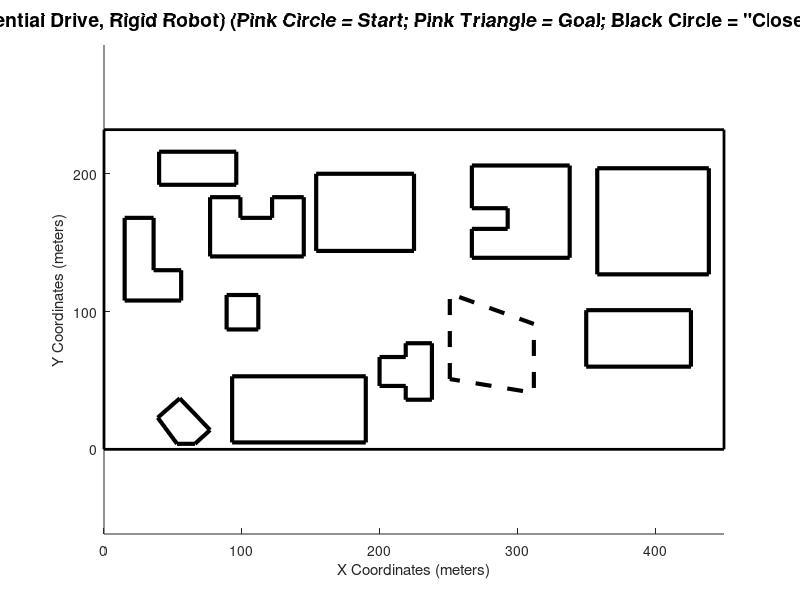

The MATLAB script that drew this image: (Note: this script raises an error after producing the figure.)
%%%
% Chris Wheatley, Shelly Bagchi
% ENPM661 Spring 2020
% Project #5 

%close all; 
clear;

% % Solicit input node configuration from user
% fprintf('\n');
% prompt = 'Enter x,y START node location in meters and starting orientation in deg. (e.g. [1,1,30]): ';
% start_node = input(prompt);
% fprintf('\n');
% 
% % Solicit goal node configuration from user
% fprintf('\n');
% prompt1 = 'Enter x,y GOAL node location in meters (e.g. [10,9]): ';
% goal_node = input(prompt1);
% fprintf('\n');
% 
% % Calulated Paramaters From Datasheet
% r=(354/2)/1000;
% L=2*r;
% wheelLength=pi*(76/1000);
% wheelRad=(76/2)/1000;
% 
% % Solicit obstacle clearance from user
% fprintf('\n');
% prompt3 = 'Enter obstacle clearance (meters): ';
% c = input(prompt3);
% fprintf('\n');
% 
% % Solicit wheel RPMs from user
% fprintf('\n');
% prompt3 = 'Enter wheel RPMs [rpm1, rpm2]: ';
% rpms = input(prompt3);
% fprintf('\n');

xmin=0; ymin=0;
xmax=450; ymax=232;
fig=figure; hold on; axis equal;
% Define black border around action movement area
h_border=line([xmin xmax xmax xmin xmin],[ymin ymin ymax ymax ymin],'Color','black','LineWidth',2);
xlabel('X Coordinates (meters)'); ylabel('Y Coordinates (meters)');
title('Scenario 1 RRT (Differential Drive, Rigid Robot) (Pink Circle = Start; Pink Triangle = Goal; Black Circle = "Close Enough to Goal" Region)','FontSize',14);

xl = [xmin xmax]; 
yl = [ymin ymax];

air_density = 1205; % Dry air near sea level in g/m^3
concrete_density = 3150000; % Density of concrete in g/m^3
steel_density = 7190000; % Density of steel in g/m^3
global x_source y_source
%x_source=400;
%y_source=218;
x_source=25;
y_source=225;

%%%%%%%%%%%%%%%%%%%%%%% START of SHELLY/LU's EDITS %%%%%%%%%%%%%%%%%%%%%%%%%
global map_height map_width X Y
map_height=232; %m
map_width=450; %m
[X,Y]=meshgrid([1:1:map_width],[1:1:map_height]); %#ok<NBRAK>
X=flip(X);
Y=flip(Y);

% Define vertices of every obstacle
h1=line([15 15 36 36 56 56 15],[108 168 168 130 130 108 108],'Color','black','LineWidth',3);
h2=line([40 40 96 96 40],[192 216 216 192 192],'Color','black','LineWidth',3);
h3=line([89 89 112 112 89],[87 112 112 87 87],'Color','black','LineWidth',3);
h4=line([77 77 99 99 122 122 145 145 77],[140 183 183 168 168 183 183 140 140],'Color','black','LineWidth',3);
h5=line([93 93 190 190 93],[5 53 53 5 5],'Color','black','LineWidth',3);
h6=line([154 154 225 225 154],[144 200 200 144 144],'Color','black','LineWidth',3);
h7=line([350 350 426 426 350],[60 101 101 60 60],'Color','black','LineWidth',3);
h8=line([219 219 200 200 219 219 238 238 219],[36 46 46 67 67 77 77 36 36],'Color','black','LineWidth',3);
h9=line([267 267 293 293 267 267 338 338 267],[139 160 160 175 175 206 206 139 139],'Color','black','LineWidth',3);
h10=line([358 358 439 439 358],[127 204 204 127 127],'Color','black','LineWidth',3);
h11=line([53 39 55 77 66 53],[4 23 37 14 4 4],'Color','black','LineWidth',3);
h12=line([251 251 312 312 251],[51 113 91 41 51],'Color','black','LineWidth',3,'LineStyle','--');
fill(h1.XData,h1.YData,'w')
fill(h2.XData,h2.YData,'w')
fill(h3.XData,h3.YData,'w')
fill(h4.XData,h4.YData,'w')
fill(h5.XData,h5.YData,'w')
fill(h6.XData,h6.YData,'w')
fill(h7.XData,h7.YData,'w')
fill(h8.XData,h8.YData,'w')
fill(h9.XData,h9.YData,'w')
fill(h10.XData,h10.YData,'w')
fill(h11.XData,h11.YData,'w')
fill(h12.XData,h12.YData,'w')

% Find x,y centroid of each obstacle
[x1,y1]=calc_polygon_center(h1.XData,h1.YData);
[x2,y2]=calc_polygon_center(h2.XData,h2.YData);
[x3,y3]=calc_polygon_center(h3.XData,h3.YData);
[x4,y4]=calc_polygon_center(h4.XData,h4.YData);
[x5,y5]=calc_polygon_center(h5.XData,h5.YData);
[x6,y6]=calc_polygon_center(h6.XData,h6.YData);
[x7,y7]=calc_polygon_center(h7.XData,h7.YData);
[x8,y8]=calc_polygon_center(h8.XData,h8.YData);
[x9,y9]=calc_polygon_center(h9.XData,h9.YData);
[x10,y10]=calc_polygon_center(h10.XData,h10.YData);
[x11,y11]=calc_polygon_center(h11.XData,h11.YData);
[x12,y12]=calc_polygon_center(h12.XData,h12.YData);

% Find distances from every vertex to center
dist1=sqrt(((h1.XData-x1).^2)+((h1.YData-y1).^2));
dist2=sqrt(((h2.XData-x2).^2)+((h2.YData-y2).^2));
dist3=sqrt(((h3.XData-x3).^2)+((h3.YData-y3).^2));
dist4=sqrt(((h4.XData-x4).^2)+((h4.YData-y4).^2));
dist5=sqrt(((h5.XData-x5).^2)+((h5.YData-y5).^2));
dist6=sqrt(((h6.XData-x6).^2)+((h6.YData-y6).^2));
dist7=sqrt(((h7.XData-x7).^2)+((h7.YData-y7).^2));
dist8=sqrt(((h8.XData-x8).^2)+((h8.YData-y8).^2));
dist9=sqrt(((h9.XData-x9).^2)+((h9.YData-y9).^2));
dist10=sqrt(((h10.XData-x10).^2)+((h10.YData-y10).^2));
dist11=sqrt(((h11.XData-x11).^2)+((h11.YData-y11).^2));
dist12=sqrt(((h12.XData-x12).^2)+((h12.YData-y12).^2));

% Calc effective radius
rad1=1.1*max(dist1);
rad2=1.1*max(dist2);
rad3=1.1*max(dist3);
rad4=1.1*max(dist4);
rad5=1.1*max(dist5);
rad6=1.1*max(dist6);
rad7=1.1*max(dist7);
rad8=1.1*max(dist8);
rad9=1.1*max(dist9);
rad10=1.1*max(dist10);
rad11=1.1*max(dist11);
rad12=1.1*max(dist12);

cesium_137=[0.662,8.04e-6,  7.065e-6, 0.6,0.8];
concrete  =[0.662,8.062e-6, 6.083e-6, 0.6,0.8];
steel     =[0.323,2.875e-6, 2.953e-6, 0.3,0.4];
interaction_coefficient=extrapolation(cesium_137);
interaction_coefficient_concrete=extrapolation(concrete);
interaction_coefficient_steel=extrapolation(steel);
total_miu=interaction_coefficient*air_density; % 1/m
total_miu_concrete=interaction_coefficient_concrete*concrete_density; % 1/m
total_miu_steel=interaction_coefficient_steel*steel_density;
total_miu_steel_air=interaction_coefficient_steel*air_density;

R=zeros(map_height, map_width);
R1=zeros(map_height, map_width);
R2=zeros(map_height, map_width);
R3=zeros(map_height, map_width);
R4=zeros(map_height, map_width);
R5=zeros(map_height, map_width);
R6=zeros(map_height, map_width);
R7=zeros(map_height, map_width);
R8=zeros(map_height, map_width);
R9=zeros(map_height, map_width);
R10=zeros(map_height, map_width);
R11=zeros(map_height, map_width);
R12=zeros(map_height, map_width);

for rows=1:1:map_height
    for cols=1:1:map_width
        R(rows,cols)=sqrt(((Y(rows,cols)-y_source)^2)+((X(rows,cols)-x_source)^2));
        R1(rows,cols)=sqrt(((Y(rows,cols)-y1)^2)+((X(rows,cols)-x1)^2));
        R2(rows,cols)=sqrt(((Y(rows,cols)-y2)^2)+((X(rows,cols)-x2)^2));
        R3(rows,cols)=sqrt(((Y(rows,cols)-y3)^2)+((X(rows,cols)-x3)^2));
        R4(rows,cols)=sqrt(((Y(rows,cols)-y4)^2)+((X(rows,cols)-x4)^2));
        R5(rows,cols)=sqrt(((Y(rows,cols)-y5)^2)+((X(rows,cols)-x5)^2));
        R6(rows,cols)=sqrt(((Y(rows,cols)-y6)^2)+((X(rows,cols)-x6)^2));
        R7(rows,cols)=sqrt(((Y(rows,cols)-y7)^2)+((X(rows,cols)-x7)^2));
        R8(rows,cols)=sqrt(((Y(rows,cols)-y8)^2)+((X(rows,cols)-x8)^2));
        R9(rows,cols)=sqrt(((Y(rows,cols)-y9)^2)+((X(rows,cols)-x9)^2));
        R10(rows,cols)=sqrt(((Y(rows,cols)-y10)^2)+((X(rows,cols)-x10)^2));
        R11(rows,cols)=sqrt(((Y(rows,cols)-y11)^2)+((X(rows,cols)-x11)^2));
        R12(rows,cols)=sqrt(((Y(rows,cols)-y12)^2)+((X(rows,cols)-x12)^2));
    end
end

% Back up Rs to use with obs12 later
R1_12 = R1;
R2_12 = R2;
R3_12 = R3;
R4_12 = R4;
R5_12 = R5;
R6_12 = R6;
R7_12 = R7;
R8_12 = R8;
R9_12 = R9;
R10_12 = R10;
R11_12 = R11;

% % Main source attenuation
% Calculate parameters for bisecting line perpendicular to source
[a1,b1] = findLinePts(x1,y1);
[a2,b2] = findLinePts(x2,y2);
[a3,b3] = findLinePts(x3,y3);
[a4,b4] = findLinePts(x4,y4);
[a5,b5] = findLinePts(x5,y5);
[a6,b6] = findLinePts(x6,y6);
[a7,b7] = findLinePts(x7,y7);
[a8,b8] = findLinePts(x8,y8);
[a9,b9] = findLinePts(x9,y9);
[a10,b10] = findLinePts(x10,y10);
[a11,b11] = findLinePts(x11,y11);

% Find boolean matrix for each obstacle
isLeft1 = isLeft(a1,b1);
isLeft2 = isLeft(a2,b2);
isLeft3 = isLeft(a3,b3);
isLeft4 = isLeft(a4,b4);
isLeft5 = isLeft(a5,b5);
isLeft6 = isLeft(a6,b6);
isLeft7 = isLeft(a7,b7);
isLeft8 = isLeft(a8,b8);
isLeft9 = isLeft(a9,b9);
isLeft10 = isLeft(a10,b10);
isLeft11 = isLeft(a11,b11);

% Find direction of source from each obstacle
% 1=left, 0=right
sourceDir1 = isLeft1(ymax-y_source, x_source);
sourceDir2 = isLeft2(ymax-y_source, x_source);
sourceDir3 = isLeft3(ymax-y_source, x_source);
sourceDir4 = isLeft4(ymax-y_source, x_source);
sourceDir5 = isLeft5(ymax-y_source, x_source);
sourceDir6 = isLeft6(ymax-y_source, x_source);
sourceDir7 = isLeft7(ymax-y_source, x_source);
sourceDir8 = isLeft8(ymax-y_source, x_source);
sourceDir9 = isLeft9(ymax-y_source, x_source);
sourceDir10 = isLeft10(ymax-y_source, x_source);
sourceDir11 = isLeft11(ymax-y_source, x_source);

% Zero out values on source side of obstacle
% R1(isLeft1==1)=0;
R1(isLeft1==sourceDir1)=0;
R2(isLeft2==sourceDir2)=0;
R3(isLeft3==sourceDir3)=0;
R4(isLeft4==sourceDir4)=0;
R5(isLeft5==sourceDir5)=0;
R6(isLeft6==sourceDir6)=0;
R7(isLeft7==sourceDir7)=0;
R8(isLeft8==sourceDir8)=0;
R9(isLeft9==sourceDir9)=0;
R10(isLeft10==sourceDir10)=0;
R11(isLeft11==sourceDir11)=0;

% Threshold at attenuation "radius"
R1(R1>rad1)=0;
R2(R2>rad2)=0;
R3(R3>rad3)=0;
R4(R4>rad4)=0;
R5(R5>rad5)=0;
R6(R6>rad6)=0;
R7(R7>rad7)=0;
R8(R8>rad8)=0;
R9(R9>rad9)=0;
R10(R10>rad10)=0;
R11(R11>rad11)=0;
% R12(R12<rad12)=0;

% % Obstacle 12 attenuation
% Calculate parameters for bisecting line perpendicular to 12
[a1,b1] = findLinePts(x1,y1, x12,y12);
[a2,b2] = findLinePts(x2,y2, x12,y12);
[a3,b3] = findLinePts(x3,y3, x12,y12);
[a4,b4] = findLinePts(x4,y4, x12,y12);
[a5,b5] = findLinePts(x5,y5, x12,y12);
[a6,b6] = findLinePts(x6,y6, x12,y12);
[a7,b7] = findLinePts(x7,y7, x12,y12);
[a8,b8] = findLinePts(x8,y8, x12,y12);
[a9,b9] = findLinePts(x9,y9, x12,y12);
[a10,b10] = findLinePts(x10,y10, x12,y12);
[a11,b11] = findLinePts(x11,y11, x12,y12);

% Find boolean matrix for each obstacle
isLeft1 = isLeft(a1,b1);
isLeft2 = isLeft(a2,b2);
isLeft3 = isLeft(a3,b3);
isLeft4 = isLeft(a4,b4);
isLeft5 = isLeft(a5,b5);
isLeft6 = isLeft(a6,b6);
isLeft7 = isLeft(a7,b7);
isLeft8 = isLeft(a8,b8);
isLeft9 = isLeft(a9,b9);
isLeft10 = isLeft(a10,b10);
isLeft11 = isLeft(a11,b11);

% Zero out values on source side of obstacle
R1_12(isLeft1==0)=0;
R2_12(isLeft2==0)=0;
R3_12(isLeft3==0)=0;
R4_12(isLeft4==0)=0;
R5_12(isLeft5==0)=0;
R6_12(isLeft6==0)=0;
R7_12(isLeft7==1)=0;
R8_12(isLeft8==0)=0;
R9_12(isLeft9==1)=0;
R10_12(isLeft10==1)=0;
R11_12(isLeft11==0)=0;

% Threshold at attenuation "radius"
R1_12(R1_12>rad1)=0;
R2_12(R2_12>rad2)=0;
R3_12(R3_12>rad3)=0;
R4_12(R4_12>rad4)=0;
R5_12(R5_12>rad5)=0;
R6_12(R6_12>rad6)=0;
R7_12(R7_12>rad7)=0;
R8_12(R8_12>rad8)=0;
R9_12(R9_12>rad9)=0;
R10_12(R10_12>rad10)=0;
R11_12(R11_12>rad11)=0;

% % Calculate exposures and attenuations
source_strength=(9.45601235e17)./(4.*pi.*R.^2);
source_strength_steel = (9.45601235e17)./(4.*pi.*R12.^2);

% Attenuation of original source only
attenuation_at_R =exp(-total_miu.*abs(R));

attenuation_at_R1=exp(-total_miu_concrete.*abs(R1));
attenuation_at_R2=exp(-total_miu_concrete.*abs(R2));
attenuation_at_R3=exp(-total_miu_concrete.*abs(R3));
attenuation_at_R4=exp(-total_miu_concrete.*abs(R4));
attenuation_at_R5=exp(-total_miu_concrete.*abs(R5));
attenuation_at_R6=exp(-total_miu_concrete.*abs(R6));
attenuation_at_R7=exp(-total_miu_concrete.*abs(R7));
attenuation_at_R8=exp(-total_miu_concrete.*abs(R8));
attenuation_at_R9=exp(-total_miu_concrete.*abs(R9));
attenuation_at_R10=exp(-total_miu_concrete.*abs(R10));
attenuation_at_R11=exp(-total_miu_concrete.*abs(R11));

attenuation_at_R12=exp(-total_miu_steel_air.*abs(R12));
% attenuation_at_R12=exp(-.001.*abs(R12));

concrete_attenuation_1=attenuation_at_R1+attenuation_at_R2+attenuation_at_R3+attenuation_at_R4+attenuation_at_R5+attenuation_at_R6+attenuation_at_R7+attenuation_at_R8+attenuation_at_R9+attenuation_at_R10+attenuation_at_R11;
% Remove some overlapping areas of 0s (which became 1 after exp) to prevent affecting entire map
% concrete_attenuation_1(concrete_attenuation_1==11)=1;
concrete_attenuation_1(concrete_attenuation_1==10)=1;

% Attenuation of Obstacle 12 only
attenuation_at_R1=exp(-total_miu_concrete.*abs(R1_12));
attenuation_at_R2=exp(-total_miu_concrete.*abs(R2_12));
attenuation_at_R3=exp(-total_miu_concrete.*abs(R3_12));
attenuation_at_R4=exp(-total_miu_concrete.*abs(R4_12));
attenuation_at_R5=exp(-total_miu_concrete.*abs(R5_12));
attenuation_at_R6=exp(-total_miu_concrete.*abs(R6_12));
attenuation_at_R7=exp(-total_miu_concrete.*abs(R7_12));
attenuation_at_R8=exp(-total_miu_concrete.*abs(R8_12));
attenuation_at_R9=exp(-total_miu_concrete.*abs(R9_12));
attenuation_at_R10=exp(-total_miu_concrete.*abs(R10_12));
attenuation_at_R11=exp(-total_miu_concrete.*abs(R11_12));

concrete_attenuation_2=attenuation_at_R1+attenuation_at_R2+attenuation_at_R3+attenuation_at_R4+attenuation_at_R5+attenuation_at_R6+attenuation_at_R7+attenuation_at_R8+attenuation_at_R9+attenuation_at_R10+attenuation_at_R11;
% concrete_attenuation_2(concrete_attenuation_2==11)=1;
% concrete_attenuation_2(concrete_attenuation_2==10)=1;

response_function=1.835e-3*cesium_137(1)*interaction_coefficient;
response_function_steel=1.835e-3*steel(1)*interaction_coefficient_steel;
Exposure_rate=response_function.*source_strength.*attenuation_at_R;

% Exposure2=Exposure_rate.*attenuation_at_R1.*attenuation_at_R2.*attenuation_at_R3.*attenuation_at_R4.*attenuation_at_R5.*attenuation_at_R6.*attenuation_at_R7.*attenuation_at_R8.*attenuation_at_R9.*attenuation_at_R10.*attenuation_at_R11;
% Exposure_steel=response_function_steel.*source_strength_steel.*attenuation_at_R12;
%  Add 1/8 factor here?  e.g. 0.125*source_strength_steel
Exposure_rate_steel=response_function_steel.*(0.25*source_strength_steel).*attenuation_at_R12;

%Exposure=(Exposure_rate+Exposure_rate_steel).*concrete_attenuation_1;
Exposure=Exposure_rate.*concrete_attenuation_1;
Exposure_steel=Exposure_rate_steel.*concrete_attenuation_2;
Total_Exposure = Exposure + Exposure_steel;
% For display only - do not use these values for algorithm
Exposure_log = log(Total_Exposure);

%%%%%%%%%%%%%%%%%%%%% END of SHELLY/LU's EDITS %%%%%%%%%%%%%%%%%%%%
%%%

hold on;
hh=surf(X,Y,Exposure_log,'FaceAlpha',.5,'EdgeAlpha',.5);
c = colorbar;
c.Label.String = "Log of Exposure Values";
view(2)
xlim([xmin xmax]); 
ylim([ymin ymax]);
hold on; 
z = get(hh,'ZData');
set(hh,'ZData',z-19)

% We should use the real exposures for the algorithm, not the logs.  
% Is it not working with the regular values?
Total_Exposure=flip(Total_Exposure)';
%Total_Exposure=flip(Exposure_log)';

%%% TEMP (make user inputs)
start_node=[425,12,0];
goal_node=[x_source,y_source];
%goal_node=[40,90];
r=0.3;
c=4;
rpms=[8,8];
wheelRad=.3;
L=0.6;
weight_exposure=0.7;
weight_dist=0.3;

%%% TEMP (make user inputs)

Obstacles=[h1 h2 h3 h4 h5 h6 h7 h8 h9 h10 h11 h12];
startInObstacle = obstacleCheckRigid(Obstacles,start_node,r,c);
goalInObstacle = obstacleCheckRigid(Obstacles,goal_node,r,c);

if or(startInObstacle==1,or(or(start_node(1)>xmax,start_node(1)<xmin),or(start_node(2)>ymax,start_node(2)<ymin)))
    outside_obs_start=1;
    while or(or(outside_obs_start==1,or(or(start_node(1)>xmax,start_node(1)<xmin),or(start_node(2)>ymax,start_node(2)<ymin))),or(start_node(1)==0,start_node(2)==0))
        % Display message if start node falls outside of action space 
        fprintf('\n');
        disp('INVALID START NODE LOCATION!');
        fprintf('\n');
        prompt = 'Enter new x,y STARTING node location (e.g. [0,0,30]), relative to bottom left corner of action space: ';
        start_node = input(prompt);
        outside_obs_start = obstacleCheckRigid(Obstacles,start_node,r,c);
    end
end

if or(goalInObstacle==1,or(or(goal_node(1)>xmax,goal_node(1)<xmin),or(goal_node(2)>ymax,goal_node(2)<ymin)))
    outside_obs_goal=1;
    while or(outside_obs_goal==1,or(or(goal_node(1)>xmax,goal_node(1)<xmin),or(goal_node(2)>ymax,goal_node(2)<ymin)))
        % Display message if goal node falls outside of action space 
        fprintf('\n');
        disp('INVALID GOAL NODE LOCATION!');
        fprintf('\n');
        prompt = 'Enter new x,y GOAL node location (e.g. [10,9]), relative to bottom left corner of action space: ';
        goal_node = input(prompt);
        outside_obs_goal = obstacleCheckRigid(Obstacles,goal_node,r,c);
    end
end

%%%

% Start program run timer
tic

% Plot yellow circle around goal node, representing distance
% threshold/margin
th = 0:pi/50:2*pi;
x_circle = 4 * cos(th) + goal_node(1);
y_circle = 4 * sin(th) + goal_node(2);
plot(x_circle, y_circle,'k-','LineWidth',3);
%fill(x_circle, y_circle, 'y');
drawnow

% Plot start and end point
plot(start_node(1), start_node(2),'mo','MarkerFaceColor','m');
plot(goal_node(1), goal_node(2),'m^','MarkerFaceColor','m');
uistack(fig,'top');

start_node(3)=start_node(3)*(pi/180);
% Initialize start node info
Nodes(1).x=start_node(1);
Nodes(1).y=start_node(2);
Nodes(1).Explored=0;
Nodes(1).ParentID=0;
Nodes(1).Theta=wrapTo2Pi(start_node(3));
Nodes(1).ID=1;
Nodes(1).Cost2Go=sqrt((abs(start_node(1)-goal_node(1))^2)+(abs(start_node(2)-goal_node(2))^2))+Total_Exposure(Nodes(1).x,Nodes(1).y);
Nodes(1).TotalCost=Nodes(1).Cost2Go+Total_Exposure(start_node(1),start_node(2));
Nodes(1).interpsX=0;
Nodes(1).interpsY=0;
Nodes(1).LeftRPM=0;
Nodes(1).RightRPM=0;

% Convert angle to 0-2*pi scale
start_node(3)=wrapTo2Pi(start_node(3));

% Toggle that states goal node has not been explored
goal_node_explored=0;

% Initialize node ID counter and Parent ID counter
i=1;
ParentIdx=1;

rpm_vals{1}=[0,rpms(1)];
rpm_vals{2}=[rpms(1),0];
rpm_vals{3}=[rpms(1),rpms(1)];
rpm_vals{4}=[0,rpms(2)];
rpm_vals{5}=[rpms(2),0];
rpm_vals{6}=[rpms(2),rpms(2)];
rpm_vals{7}=[rpms(1),rpms(2)];
rpm_vals{8}=[rpms(2),rpms(1)];
n=length(rpm_vals);

Xs=[]; Ys=[];
xx=start_node(1); yy=start_node(2);
startAngle=start_node(3);
firstIteration=1;
T=[];


% While goal node HAS NOT BEEN EXPLORED, perform RRT
while goal_node_explored==0
    cost_ref=1000000000;
    if firstIteration==1
        firstIteration=0;
        firstIteration1=1;
        xmin1=xmin;
        xmax1=xmax;
        randX=xmin1+rand(1,1)*(xmax1-xmin1);
        ymin1=ymin;
        ymax1=ymax;
        randY=ymin1+rand(1,1)*(ymax1-ymin1);
        h_tmp=plot(randX,randY,'ro','MarkerSize',10,'MarkerFaceColor','r');
    else      
        delete(h_tmp); delete(h_tmp2);
        % Sort unexplored nodes by lowest total cost
        T = struct2table(Nodes); % convert the struct array to a table
        sortedT = sortrows(T, 'TotalCost'); % sort the table by 'TotalCost'
        toDelete = sortedT.Explored == 1;
        sortedT(toDelete,:) = [];
        sortedS = table2struct(sortedT); % change it back to struct array if necessary
        % Extract first node in the sorted queue
        if isempty(sortedS)==1
            fprintf('\n\n PROGRAM TERMINATED! NO FURTHER ACTIONS POSSIBLE! (interference w/obstacles or map boundary)')
            return 
        else
        end
        
%         if sum(Xs>250)==0
            xmin1=xmin;
            xmax1=xmax;
            randX=xmin1+rand(1,1)*(xmax1-xmin1);
            ymin1=ymin;
            ymax1=ymax;
            randY=ymin1+rand(1,1)*(ymax1-ymin1);
            h_tmp=plot(randX,randY,'ro','MarkerSize',10,'MarkerFaceColor','r');
%         else
%             xmin1=xmax/2;
%             xmax1=xmax;
%             randX=xmin1+rand(1,1)*(xmax1-xmin1);
%             ymin1=ymin;
%             ymax1=ymax;
%             randY=ymin1+rand(1,1)*(ymax1-ymin1);
%             h_tmp=plot(randX,randY,'ro','MarkerSize',10,'MarkerFaceColor','r');
%         end
 
        Xs=[Nodes.x];
        Ys=[Nodes.y];
        IDs=[Nodes.ID];
        Angless=[Nodes.Theta];
        EXPLORED=[Nodes.Explored];
        dist_node=sqrt(((Xs-randX).^2)+((Ys-randY).^2));
        [MIN,MIN_IDX]=min(dist_node);
        xx=Xs(MIN_IDX);
        yy=Ys(MIN_IDX);
        ParentIdx=IDs(MIN_IDX);
        startAngle=Angless(MIN_IDX);
        isExplored=EXPLORED(MIN_IDX);
    end
    kk=1;
    for k=1:1:length(rpm_vals)
        % Generate new node
        if goal_node_explored==0
        rpmLeft=rpm_vals{k}(1);
        rpmRight=rpm_vals{k}(2);
        [newX,newY,newTheta,interpX,interpY,runningDist] = changeAngle(xx,yy,startAngle,rpmLeft,rpmRight,wheelRad,L);
        
        if firstIteration1==1
            isExplored=0;
            firstIteration1=0;
        else
        end
        
        % Check if new node is in any of the obstacles
        outsideObstaclesANDBorder=obstacleCheckRigid(Obstacles,[newX,newY],r,c);
        
        checker=0; checker1=0; checker2=0; checker3=0; 
        for iiii=1:1:length(Obstacles)
            h=Obstacles(iiii);
            In = inpolygon(interpX,interpY,h.XData+r+c,h.YData+r+c);
            In1= inpolygon(interpX,interpY,h.XData+r+c,h.YData-r-c);
            In2= inpolygon(interpX,interpY,h.XData-r-c,h.YData+r+c);
            In3= inpolygon(interpX,interpY,h.XData-r-c,h.YData-r-c);
            checker=checker+sum(In);
            checker1=checker1+sum(In1);
            checker2=checker2+sum(In2);
            checker3=checker3+sum(In3);
        end
        CloseToOuterBorder=or(or((newX-xmin)<=(r+c),(xmax-newX)<=(r+c)),or((newY-ymin)<=(r+c),(ymax-newY)<=(r+c)));
        CloseToOuterBorder_interps=sum(abs(xmax-interpX)<=(r+c))+sum(abs(xmin-interpX)<=(r+c))+sum(abs(ymax-interpY)<=(r+c))+sum(abs(ymin-interpY)<=(r+c));
        if or(or(or(checker>=1,checker1>=1),or(checker2>=1,checker3>=1)),or(or(newX>xmax,newX<xmin),or(newY>ymax,newY<ymin)))==1
            interpolatedSegmentsInBorder=1;
        else
            interpolatedSegmentsInBorder=0;
        end
       
        Anglee=wrapTo2Pi(newTheta);
                    
        % Check if new node is within 0.1 distance of any other node
        if isempty(Xs)==1
            num=0;
        else
            Xstmp=Xs-newX; Ystmp=Ys-newY;
            num=sum(and(abs(Xstmp)<=.1,abs(Ystmp)<=.1));
        end
        
        if and(and(newX>=xmin,newY>=ymin),num==0)                

            if and(and(and(and(outsideObstaclesANDBorder==0,interpolatedSegmentsInBorder==0),or(goal_node_explored==0,and(and(newX>=xmin,newX<=xmax),and(newY>=ymin,newY<=ymax))))==1,num==0),and(CloseToOuterBorder_interps==0,CloseToOuterBorder==0))==1                                
                %cost2go=sqrt((abs(newX-x_source)^2)+(abs(newY-y_source)^2));
                cost2go=sqrt((abs(newX-randX)^2)+(abs(newY-randY)^2));
                sumCost=(weight_exposure*Total_Exposure(round(newX),round(newY)))+(weight_dist*cost2go);
                Total_Cost(kk)=sumCost;
                Anglees(kk)=Anglee;
                x_vals(kk)=newX;
                y_vals(kk)=newY;
                interpXs{kk}=interpX;
                interpYs{kk}=interpY;
                rpmLefts(kk)=rpmLeft;
                rpmRights(kk)=rpmRight;
                
                kk=kk+1;
                
            else
            end
        else
        end
        else
        end
    end
    
    %Anglee=wrapTo2Pi(startAngle);
    
    if isempty(Total_Cost)==0
        [sumCost,min_idx]=min(Total_Cost);
        newX=x_vals(min_idx);
        newY=y_vals(min_idx);
        interpX=interpXs{min_idx};
        interpY=interpYs{min_idx};
        Anglee=Anglees(min_idx);
        rpmLeft=rpmLefts(min_idx);
        rpmRight=rpmRights(min_idx);
        h_tmp2=line([randX xx],[randY yy],'Color','red','LineStyle','--','LineWidth',1);

        
        closeEnough=sqrt((goal_node(1)-newX)^2+(goal_node(2)-newY)^2)<5;
        if closeEnough==1
            goal_node_explored=1;
        else
        end
        Total_Cost=[];
        Anglees=[]; 
        x_vals=[]; 
        y_vals=[]; 
        interpXs={}; 
        interpYs={}; 
        rpmLefts=[]; 
        rpmRights=[];

        i=i+1;
        drawnow
        xxx = interpX;
        yyy = interpY;
        % Cubic spline data interpolation
        tt = 1:numel(xxx);
        xy = [xxx;yyy];
        pp = spline(tt,xy);
        tInterp = linspace(1,numel(xxx));
        xyInterp = ppval(pp, tInterp);
        plot(xyInterp(1,:),xyInterp(2,:),'b-');
        Nodes(i).x=newX;
        Nodes(i).y=newY;
        Nodes(i).ParentID=ParentIdx;
        Nodes(i).ID=i;
        Nodes(i).Theta=Anglee;
        Nodes(i).Cost2Go=cost2go;
        Nodes(i).TotalCost=sumCost;
        Nodes(i).Explored=0;
        Nodes(i).interpsX=interpX;
        Nodes(i).interpsY=interpY;
        Nodes(i).LeftRPM=rpmLeft;
        Nodes(i).RightRPM=rpmRight;
        %XS=[XS newX]; YS=[YS newY];

        % Mark node as "Explored"
        Nodes(ParentIdx).Explored=1;
        
    else
    end
end

% Backtrack to find optimal path, and plot it with a red line
backTrackingFinished=0;
k=0;
k_tmp=0;

T = struct2table(Nodes); % convert the struct array to a table
toDelete = T.Explored == 0;
T(toDelete,:) = [];

node_idx=Nodes(end).ID;
delete(h_tmp); delete(h_tmp2);
while backTrackingFinished==0
    k=k+1;
    k_tmp=k_tmp+1;
    xxx = Nodes(node_idx).interpsX;
    yyy = Nodes(node_idx).interpsY;
    if or(and(xxx==0,yyy==0)==1,node_idx==1)
    else
        % Cubic spline data interpolation
        tt = 1:numel(xxx);
        xy = [xxx;yyy];
        pp = spline(tt,xy);
        tInterp = linspace(1,numel(xxx));
        xyInterp = ppval(pp, tInterp);
        plot(xyInterp(1,:),xyInterp(2,:),'g-','LineWidth',2);
    end
                    
    xVals(k)=Nodes(node_idx).x;
    yVals(k)=Nodes(node_idx).y;
    
    xVals_tmp(k_tmp)=Nodes(node_idx).x;
    yVals_tmp(k_tmp)=Nodes(node_idx).y;
    
    if length(xxx)<=1
    else
        for iii=1:1:length(xxx)
            k_tmp=k_tmp+1;
            xVals_tmp(k_tmp)=xxx(iii);
            yVals_tmp(k_tmp)=yyy(iii);
        end
    end
    
    plot(Nodes(node_idx).x,Nodes(node_idx).y,'g-','MarkerFaceColor','green','MarkerSize',5);
    nodeNum(k)=k;
    nodeIndex(k)=node_idx;
    leftWheelVel(k)=Nodes(node_idx).LeftRPM;
    rightWheelVel(k)=Nodes(node_idx).RightRPM;
    orientation(k)=Nodes(node_idx).Theta;
    node_idx=Nodes(node_idx).ParentID;
    
    if and(xVals(k)==start_node(1),yVals(k)==start_node(2))
        backTrackingFinished=1;
    else
    end
end

drawnow
plot(start_node(1), start_node(2),'mo','MarkerFaceColor','m');
plot(goal_node(1), goal_node(2),'m^','MarkerFaceColor','m');
drawnow
uistack(fig,'top');

% Convert to VREP Coordinates
X_Values=flip(xVals)/10;
Y_Values=flip(yVals)/10;
X_Values=X_Values-25;
Y_Values=Y_Values-25;

X_Values_tmp=flip(xVals_tmp);
Y_Values_tmp=flip(yVals_tmp);

Left_Wheel_RPMs=flip(leftWheelVel);
Right_Wheel_RPMs=flip(rightWheelVel);
Orientation=flip(orientation);

x_val_input="x_vals={";
y_val_input="y_vals={";
left_vels_input="left_vels={";
right_vels_input="right_vels={";
orientation_input="orientations={";
for p=1:1:length(X_Values)
    x_val_input=strcat(x_val_input,string(X_Values(p)));
    y_val_input=strcat(y_val_input,string(Y_Values(p)));
    left_vels_input=strcat(left_vels_input,string(Left_Wheel_RPMs(p)));
    right_vels_input=strcat(right_vels_input,string(Right_Wheel_RPMs(p)));
    orientation_input=strcat(orientation_input,string(Orientation(p)));
    if p==length(X_Values)
        x_val_input=strcat(x_val_input,"};");
        y_val_input=strcat(y_val_input,"};");
        left_vels_input=strcat(left_vels_input,"};");
        right_vels_input=strcat(right_vels_input,"};");
        orientation_input=strcat(orientation_input,"};");
    else
        x_val_input=strcat(x_val_input,",");
        y_val_input=strcat(y_val_input,",");
        left_vels_input=strcat(left_vels_input,",");
        right_vels_input=strcat(right_vels_input,",");
        orientation_input=strcat(orientation_input,",");
    end
end
disp(x_val_input)
disp(y_val_input)
disp(left_vels_input)
disp(right_vels_input)
disp(orientation_input)

% End program run timer
toc

course=[X_Values_tmp;Y_Values_tmp;zeros(1,length(X_Values_tmp))]';

figure; 
map_lats=[38.983417,38.985492,38.985482,38.983420,38.983417]; 
map_lons=[-76.945334,-76.945366,-76.940177,-76.940137,-76.945334];
geoplot(map_lats,map_lons,'k-','LineWidth',3);
geobasemap('topographic');
geolimits([min(map_lats) max(map_lats)],[min(map_lons) max(map_lons)]);

lla = enu2lla(course,[map_lats(1) map_lons(1) 0]);

course1=[h1.XData;h1.YData;zeros(1,length(h1.XData))]';
course2=[h2.XData;h2.YData;zeros(1,length(h2.XData))]';
course3=[h3.XData;h3.YData;zeros(1,length(h3.XData))]';
course4=[h4.XData;h4.YData;zeros(1,length(h4.XData))]';
course5=[h5.XData;h5.YData;zeros(1,length(h5.XData))]';
course6=[h6.XData;h6.YData;zeros(1,length(h6.XData))]';
course7=[h7.XData;h7.YData;zeros(1,length(h7.XData))]';
course8=[h8.XData;h8.YData;zeros(1,length(h8.XData))]';
course9=[h9.XData;h9.YData;zeros(1,length(h9.XData))]';
course10=[h10.XData;h10.YData;zeros(1,length(h10.XData))]';
course11=[h11.XData;h11.YData;zeros(1,length(h11.XData))]';
course12=[h12.XData;h12.YData;zeros(1,length(h12.XData))]';
lla1 = enu2lla(course1,[map_lats(1) map_lons(1) 0]);
lla2 = enu2lla(course2,[map_lats(1) map_lons(1) 0]);
lla3 = enu2lla(course3,[map_lats(1) map_lons(1) 0]);
lla4 = enu2lla(course4,[map_lats(1) map_lons(1) 0]);
lla5 = enu2lla(course5,[map_lats(1) map_lons(1) 0]);
lla6 = enu2lla(course6,[map_lats(1) map_lons(1) 0]);
lla7 = enu2lla(course7,[map_lats(1) map_lons(1) 0]);
lla8 = enu2lla(course8,[map_lats(1) map_lons(1) 0]);
lla9 = enu2lla(course9,[map_lats(1) map_lons(1) 0]);
lla10 = enu2lla(course10,[map_lats(1) map_lons(1) 0]);
lla11 = enu2lla(course11,[map_lats(1) map_lons(1) 0]);
lla12 = enu2lla(course12,[map_lats(1) map_lons(1) 0]);
hold on;
geoplot(lla1(:,1),lla1(:,2),'k-','LineWidth',2);
geoplot(lla2(:,1),lla2(:,2),'k-','LineWidth',2);
geoplot(lla3(:,1),lla3(:,2),'k-','LineWidth',2);
geoplot(lla4(:,1),lla4(:,2),'k-','LineWidth',2);
geoplot(lla5(:,1),lla5(:,2),'k-','LineWidth',2);
geoplot(lla6(:,1),lla6(:,2),'k-','LineWidth',2);
geoplot(lla7(:,1),lla7(:,2),'k-','LineWidth',2);
geoplot(lla8(:,1),lla8(:,2),'k-','LineWidth',2);
geoplot(lla9(:,1),lla9(:,2),'k-','LineWidth',2);
geoplot(lla10(:,1),lla10(:,2),'k-','LineWidth',2);
geoplot(lla11(:,1),lla11(:,2),'k-','LineWidth',2);
geoplot(lla12(:,1),lla12(:,2),'k--','LineWidth',2);

hold on;
for hhh=1:1:length(lla)
    geoplot(lla(hhh,1),lla(hhh,2),'bo','MarkerSize',3,'MarkerFaceColor','blue');
end
hold on;
geoplot(lla(1,1), lla(1,2),'mo','MarkerFaceColor','m','MarkerSize',6);
geoplot(lla(length(lla),1), lla(length(lla),2),'m^','MarkerFaceColor','m','MarkerSize',6);
title('Calculated Path Plan on College Park Map Projection (Scenario 1)','FontSize',16);